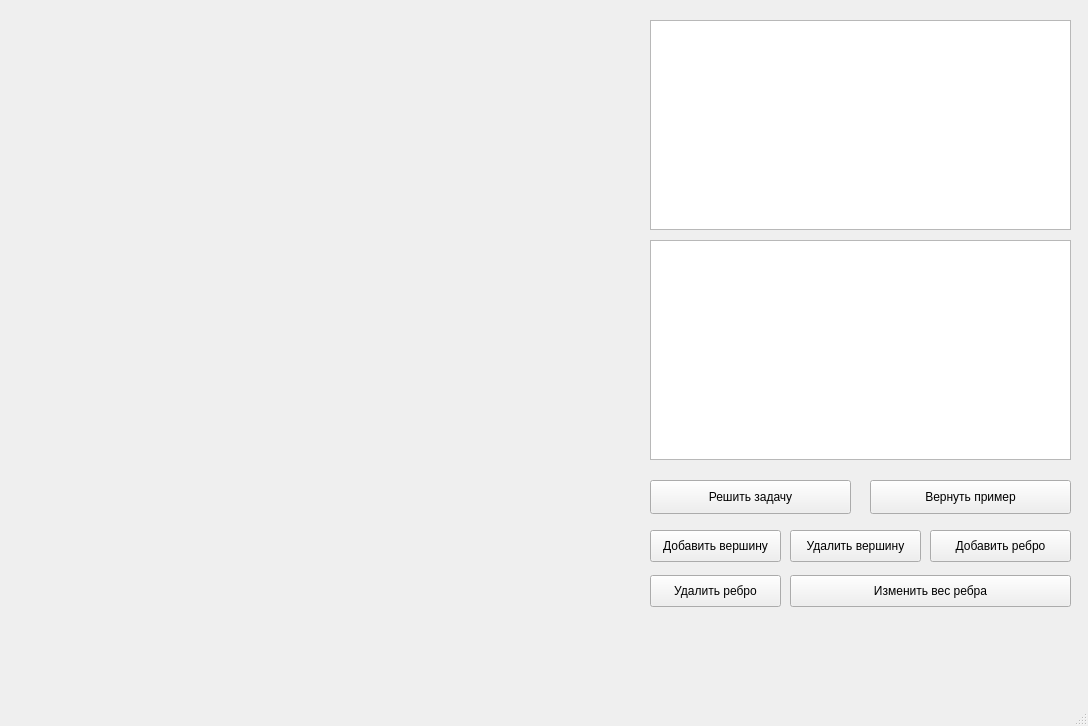
<?xml version="1.0" encoding="UTF-8"?>
<ui version="4.0">
 <class>MainWindow</class>
 <widget class="QMainWindow" name="MainWindow">
  <property name="geometry">
   <rect>
    <x>0</x>
    <y>0</y>
    <width>1088</width>
    <height>726</height>
   </rect>
  </property>
  <property name="windowTitle">
   <string>Задача коммивояжёра</string>
  </property>
  <widget class="QWidget" name="centralwidget">
   <widget class="QTextEdit" name="resultTextEdit">
    <property name="geometry">
     <rect>
      <x>650</x>
      <y>20</y>
      <width>421</width>
      <height>210</height>
     </rect>
    </property>
   </widget>
   <widget class="QTableWidget" name="matrixTableWidget">
    <property name="geometry">
     <rect>
      <x>650</x>
      <y>240</y>
      <width>421</width>
      <height>220</height>
     </rect>
    </property>
   </widget>
   <widget class="QPushButton" name="solveTspButton">
    <property name="geometry">
     <rect>
      <x>650</x>
      <y>480</y>
      <width>201</width>
      <height>34</height>
     </rect>
    </property>
    <property name="text">
     <string>Решить задачу</string>
    </property>
   </widget>
   <widget class="QPushButton" name="resetButton">
    <property name="geometry">
     <rect>
      <x>870</x>
      <y>480</y>
      <width>201</width>
      <height>34</height>
     </rect>
    </property>
    <property name="text">
     <string>Вернуть пример</string>
    </property>
   </widget>
   <widget class="QPushButton" name="addVertexButton">
    <property name="geometry">
     <rect>
      <x>650</x>
      <y>530</y>
      <width>131</width>
      <height>32</height>
     </rect>
    </property>
    <property name="text">
     <string>Добавить вершину</string>
    </property>
   </widget>
   <widget class="QPushButton" name="removeVertexButton">
    <property name="geometry">
     <rect>
      <x>790</x>
      <y>530</y>
      <width>131</width>
      <height>32</height>
     </rect>
    </property>
    <property name="text">
     <string>Удалить вершину</string>
    </property>
   </widget>
   <widget class="QPushButton" name="addEdgeButton">
    <property name="geometry">
     <rect>
      <x>930</x>
      <y>530</y>
      <width>141</width>
      <height>32</height>
     </rect>
    </property>
    <property name="text">
     <string>Добавить ребро</string>
    </property>
   </widget>
   <widget class="QPushButton" name="removeEdgeButton">
    <property name="geometry">
     <rect>
      <x>650</x>
      <y>575</y>
      <width>131</width>
      <height>32</height>
     </rect>
    </property>
    <property name="text">
     <string>Удалить ребро</string>
    </property>
   </widget>
   <widget class="QPushButton" name="changeWeightButton">
    <property name="geometry">
     <rect>
      <x>790</x>
      <y>575</y>
      <width>281</width>
      <height>32</height>
     </rect>
    </property>
    <property name="text">
     <string>Изменить вес ребра</string>
    </property>
   </widget>
  </widget>
  <widget class="QMenuBar" name="menubar">
   <property name="geometry">
    <rect>
     <x>0</x>
     <y>0</y>
     <width>1088</width>
     <height>21</height>
    </rect>
   </property>
  </widget>
  <widget class="QStatusBar" name="statusbar"/>
 </widget>
 <resources/>
 <connections/>
</ui>
